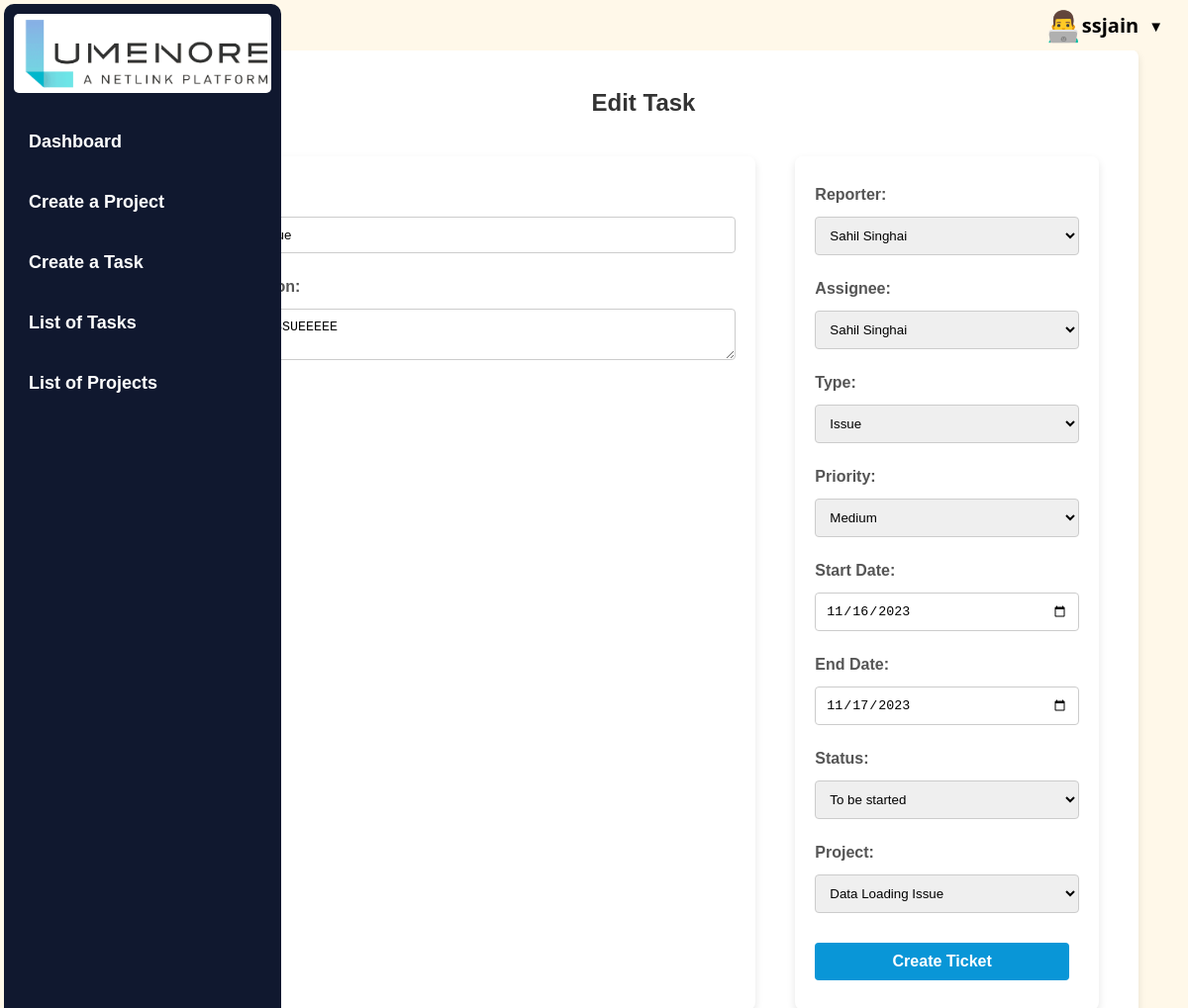
Screenshot of /apps/ticket/27/edit/ (signed in) with the database file from the repository.
### taskmanager/models.py (models this page shows, shortened)
class UserProfile(AbstractBaseUser, PermissionsMixin):
    username = models.CharField(max_length=30, unique=True)
    name = models.CharField(max_length=100, help_text="Required. Enter your full name.")
    email = models.EmailField(unique=True)
    is_active = models.BooleanField(default=True)
    is_staff = models.BooleanField(default=False)
    USERNAME_FIELD = "username"
    REQUIRED_FIELDS = ["email"]
    objects = UserProfileManager()
    def __str__(self):
        return self.name

class Ticket(models.Model):
    ticketid = models.AutoField(primary_key=True, )
    title = models.CharField(max_length=200)
    description = models.TextField()
    reporter = models.ForeignKey(
        UserProfile, on_delete=models.CASCADE, related_name="reported_tickets"
    )
    assignee = models.ForeignKey(
        UserProfile, on_delete=models.CASCADE, related_name="assigned_tickets"
    )
    type = models.ForeignKey(Type, on_delete=models.CASCADE)
    priority = models.ForeignKey(Priority, on_delete=models.CASCADE)
    start_date = models.DateField(null=True)
    end_date = models.DateField()
    updated_time = models.DateTimeField(auto_now=True)
    status = models.ForeignKey(Status, on_delete=models.CASCADE)
    project = models.ForeignKey(
        Project, on_delete=models.SET_NULL, null=True, related_name="project_name"
    )

### taskmanager/views.py (the view, shortened to what this page needs)
# urls.py: path('<str:task>/<int:pk>/edit/', views.update, name='edit'),
@login_required(login_url="login")
def update(req, task, pk):
    match task:
        case "ticket":
            obj = Ticket.objects.get(ticketid=pk)
            username = obj.reporter.username
            form_class = TicketForm
            id = obj.ticketid
        case "project":
            obj = Project.objects.get(ticket_projectid=pk)
            form_class = ProjectForm
            username = obj.owner.username
            id = obj.ticket_projectid
    if req.user.username != username:
        return HttpResponse("Your are not allowed here!!")
    form = form_class(instance=obj)
    context = {"obj": obj, "form": form, "id": id}
    html = f"create_{task}.html"
    return render(req, html, context)

### taskmanager/models.py (called while the page is built)
    def __str__(self):
        return self.name

    def __str__(self):
        return self.name

    def __str__(self):
        return self.name

    def __str__(self):
        return self.name

### templates/create_ticket.html (shortened to what this page needs)
{% extends 'base.html' %}
{% block content %}
<div class="form-container">
  {% if '-ticket/' in request.META.HTTP_REFERER %}
  <h2>Create a New Task</h2>
  {% else %}
  <h2>Edit Task</h2>
  {% endif %}
  <form id="form-ticket" method="post">
    <div class="container">
      <div class="left-card">
        <div class="form-group">
          <label for="{{ form.title.id_for_label }}">Title:</label>
          {{ form.title }}
        </div>
        <div class="form-group">
          <label for="{{ form.description.id_for_label }}">Description:</label>
          {{ form.description }}
        </div>
      </div>
      <div class="right-card">
        <div class="form-group">
          <label for="{{ form.reporter.id_for_label }}">Reporter:</label>
          {{ form.reporter }}
        </div>
        <div class="form-group">
          <label for="{{ form.assignee.id_for_label }}">Assignee:</label>
          {{ form.assignee }}
        </div>
        <div class="form-group">
          <label for="{{ form.type.id_for_label }}">Type:</label>
          {{ form.type }}
        </div>
        <div class="form-group">
          <label for="{{ form.priority.id_for_label }}">Priority:</label>
          {{ form.priority }}
        </div>
        <div class="form-group">
          <label for="{{ form.start_date.id_for_label }}">Start Date:</label>
          {{ form.start_date }}
        </div>
        <div class="form-group">
          <label for="{{ form.end_date.id_for_label }}">End Date:</label>
          {{ form.end_date }}
        </div>
        <div class="form-group">
          <label for="{{ form.status.id_for_label }}">Status:</label>
          {{ form.status }}
        </div>
        <div class="form-group">
          <label for="{{ form.project.id_for_label }}">Project:</label>
          {{ form.project }}
        </div>
        <input type="submit" value="Create Ticket">
      </div>
    </div>
{% endblock %}

### templates/navbar.html (shortened to what this page needs)
<li class="user-info">
    <div class="user-details" onclick="toggleDropdown()">
        <span class="user-icon">👨‍💻</span>
        <span class="user-name">{{ request.user.username }}</span>
        <span class="dropdown-arrow">▼</span>
    </div>
</li>

### apps/static/styles/style.css (style rules this page uses)
body { background-color: #fff8e9; color: #333; font-family: 'Arial', sans-serif; margin: 0; padding: 0; display: flex; flex-direction: column; min-height: 100vh; }
.dropdown-arrow { margin-left: 5px; cursor: pointer; }
.user-info { margin-left: auto; position: relative; }
.user-details { cursor: pointer; display: flex; align-items: center; }
h2 { color: #000000; font-size: 1.5em; font-family: Verdana, Geneva, Tahoma, sans-serif; }
nav ul li { display: inline-block; margin-left: 10px; }
.user-info { position: relative; color: #000000; cursor: pointer; font-family: 'Segoe UI', Tahoma, Geneva, Verdana, sans-serif; }
.user-details { display: flex; align-items: center; margin-right: 20px; }
.user-info .user-name { font-weight: bold; margin-right: 5px; }
.user-info .dropdown-arrow { font-size: 15px; }
.user-icon { font-size: 30px; }
.user-info, .profile-icon, .logout-icon { font-size: 20px; margin-right: 5px; }
form { display: flex; flex-direction: column; }
label { margin-top: 10px; color: #666; }
input { padding: 10px; margin-bottom: 10px; border: 1px solid #ddd; border-radius: 4px; }
.form-group { margin-bottom: 30px; }
.form-group label { display: block; margin-bottom: 8px; font-weight: bold; color: #555; }
.form-group input, .form-group textarea { width: 100%; padding: 10px; border: 1px solid #ccc; border-radius: 4px; }
.form-container { background-color: #fff; padding: 20px; box-shadow: 0 4px 8px rgba(0, 0, 0, 0.1); margin: 20px auto; border-radius: 8px; max-width: 600px; }
.form-container h2 { text-align: center; color: #333; }
.form-group { margin-bottom: 20px; }
.form-group input, .form-group textarea, .form-group select { width: 100%; padding: 10px; border: 1px solid #ccc; border-radius: 4px; }
input[type="submit"] { background-color: #4285f4; color: #fff; padding: 10px 20px; border: none; border-radius: 4px; cursor: pointer; }
body { font-family: 'Arial', sans-serif; }

### templates/create_ticket.html (style rules this page uses)
body { margin: 0; font-family: 'Arial', sans-serif; }
.form-container { margin-top: 50px; max-width: 1600px; width: 80%; margin-right: 50px; }
.container { display: flex; }
.left-card { padding: 20px; box-shadow: 0 4px 8px rgba(0, 0, 0, 0.1); margin: 20px; border-radius: 8px; }
.right-card { padding: 20px; box-shadow: 0 4px 8px rgba(0, 0, 0, 0.1); margin: 20px; border-radius: 8px; }
.left-card { flex: 4; }
.right-card { flex: 2; }
.form-group { margin-bottom: 15px; }
label { display: block; margin-bottom: 5px; font-weight: bold; }
input, select, textarea { width: calc(100% - 10px); padding: 8px; box-sizing: border-box; border: 1px solid #ccc; border-radius: 4px; margin-top: 5px; margin-bottom: 10px; }
input[type="submit"] { background-color: #0996d7; color: white; padding: 10px 15px; border: none; border-radius: 4px; cursor: pointer; font-size: 16px; font-weight: bold; }

### rows the page displays
UserProfile: user.username "ssjain"
Ticket: title "Found Issue", description "FOUND ISSUEEEEE", reporter "Sahil Singhai", assignee "Sahil Singhai", type "Issue", priority "Medium", start_date "11/16/2023", end_date "11/17/2023", status "To be started", project "Data Loading Issue"
